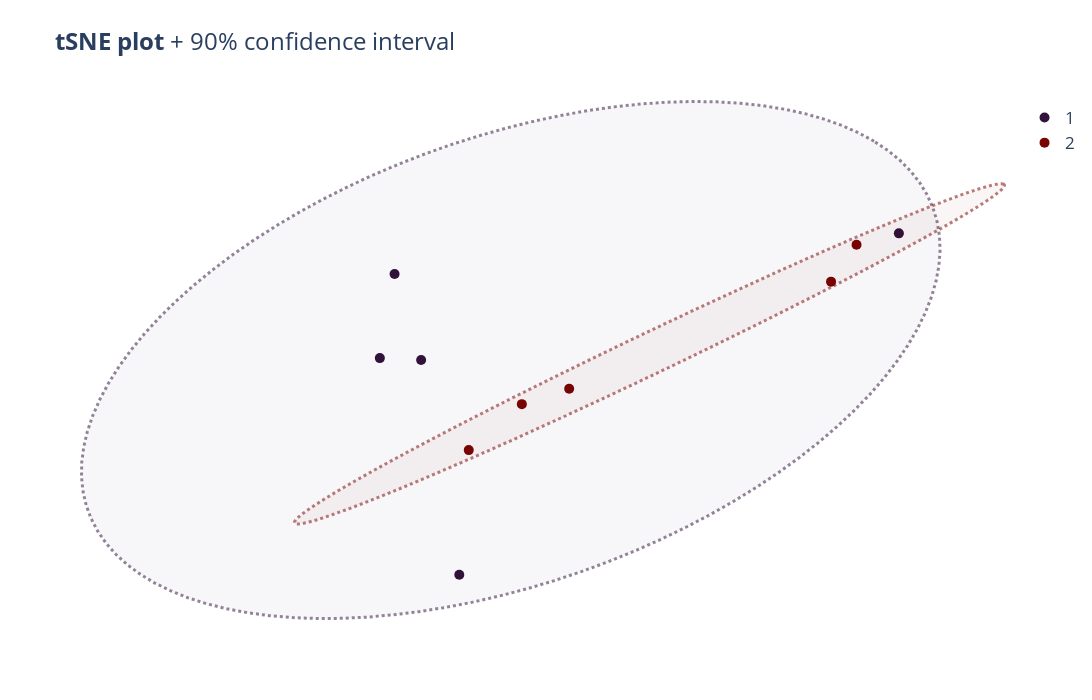

Notebook source saved alongside this figure:
### Markdown cell above
# tSNE

### Code cell
labels = ["Group", "Recording"]

df_tsne, tsne_embedding = get_tsne_df(
    df=df_groupby,
    labels=labels,
    perplexity=2,
)

plot_dim_reduction(
    df=df_tsne,
    labels=labels,
    hue_col="Group",
    title="tSNE plot",
)
